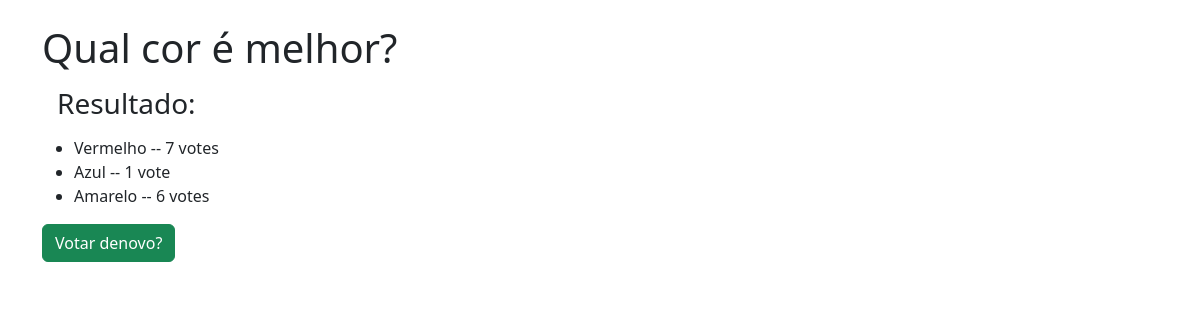
The app's page /polls/2/results/ with its own data.
### polls/models.py (models this page shows, shortened)
class Question(models.Model):
    question_text = models.CharField(max_length=200)
    pub_date = models.DateTimeField('date published')

class Choice(models.Model):
    question = models.ForeignKey(Question, on_delete=models.CASCADE)
    choice_text = models.CharField(max_length=200)
    votes = models.IntegerField(default=0)

### polls/views.py (the view)
# urls.py: path('<int:pk>/results/', views.ResultsView.as_view(), name='results'),
class ResultsView(generic.DetailView):
    model = Question
    template_name = 'polls/results.html'

### polls/templates/polls/results.html (shortened to what this page needs)
<!doctype html>
<html lang="en">
  <head>
    <link href="https://cdn.jsdelivr.net/npm/bootstrap@5.3.0-alpha1/dist/css/bootstrap.min.css" rel="stylesheet">
  </head>
    <body>
        <br>
        <div class="container">
            <h1>{{ question.question_text }}</h1>
            <h3 style="margin: 15px;">Resultado: </h2>
            <ul>
            {% for choice in question.choice_set.all %}
                <li>{{ choice.choice_text }} -- {{ choice.votes }} vote{{ choice.votes|pluralize }}</li>
            {% endfor %}
            </ul>
            <a href="{% url 'polls:detail' question.id %}"><button type="button" class="btn btn-success">Votar denovo?</button>
        </div>
    </body>
</html>

### records on screen
Question: question_text "Qual cor é melhor?"
Choice: choice_text "Vermelho", votes "7"
Choice: choice_text "Azul", votes "1"
Choice: choice_text "Amarelo", votes "6"
